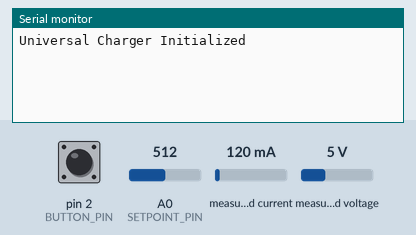
This sketch was run on a simulated Arduino Uno, built with avr-gcc and run on an emulated ATmega328P. Parts: the last lines printed to the serial monitor. Inputs (shaded band) come from the test bench; at power-on: pin 2 (BUTTON_PIN) HIGH, A0 (SETPOINT_PIN) = 512, measured current 120 mA, measured voltage 5 V.

Above: at 1.2 s.
1.3 s: pin 2 (BUTTON_PIN) pulled LOW for 0.15 s
At 1.42 s:
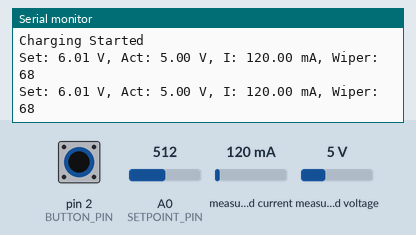
2.9 s: pin 2 (BUTTON_PIN) pulled LOW for 1 s
At 4.1 s:
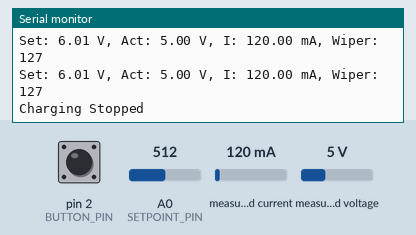
Timing chart, 0 to 5.9 s (numbered marks = the images above; inputs shaded):
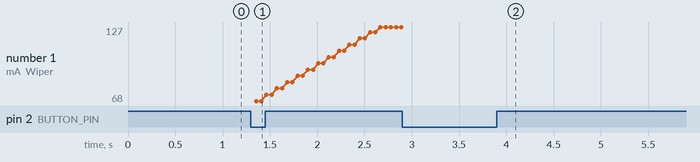

The sketch:

universal_charger.ino
```cpp
#include <SPI.h>
#include <Wire.h>
#include <Adafruit_INA219.h>

// Pin definitions
const int CS_PIN        = 10;   // Chip Select for MCP41010
const int SETPOINT_PIN  = A0;   // 10 kΩ pot for voltage setpoint
const int BUTTON_PIN    = 2;    // Push-button input (INPUT_PULLUP)

// Charger configuration
const float MAX_OUTPUT_V = 12.0;   // Maximum desired output voltage (V)
const int   POT_STEPS    = 127;    // MCP41010 has 0–127 wiper positions
const float Kp           = 5.0;    // Proportional gain for coarse tuning

Adafruit_INA219 ina219;
int    wiperPosition = POT_STEPS / 2;
bool   charging      = false;
unsigned long lastAdjust = 0;

void setup() {
  Serial.begin(115200);
  while (!Serial);

  // SPI setup for digital potentiometer
  pinMode(CS_PIN, OUTPUT);
  digitalWrite(CS_PIN, HIGH);
  SPI.begin();
  SPI.setDataMode(SPI_MODE0);
  SPI.setClockDivider(SPI_CLOCK_DIV4);

  // INA219 high-side sensor
  ina219.begin();
  ina219.setCalibration_32V_2A();

  // Button
  pinMode(BUTTON_PIN, INPUT_PULLUP);

  // Initialize wiper to mid-scale
  setDigitalPot(wiperPosition);
  Serial.println("Universal Charger Initialized");
}

void loop() {
  // Toggle charging on button press
  static bool lastButton = HIGH;
  bool buttonState = digitalRead(BUTTON_PIN);
  if (lastButton == HIGH && buttonState == LOW) {
    charging = !charging;
    Serial.print("Charging ");
    Serial.println(charging ? "Started" : "Stopped");
    delay(50);  // Simple debounce
  }
  lastButton = buttonState;

  if (charging) {
    // Read desired voltage
    float raw = analogRead(SETPOINT_PIN) / 1023.0;
    float setV = raw * MAX_OUTPUT_V;

    // Read actual voltage
    float busV = ina219.getBusVoltage_V();

    // Simple proportional control every 100 ms
    if (millis() - lastAdjust > 100) {
      float error = setV - busV;
      int   delta = round(error * Kp);
      wiperPosition = constrain(wiperPosition + delta, 0, POT_STEPS);
      setDigitalPot(wiperPosition);
      lastAdjust = millis();
    }

    // Telemetry
    float current_mA = ina219.getCurrent_mA();
    Serial.print("Set: "); Serial.print(setV, 2);   Serial.print(" V, ");
    Serial.print("Act: "); Serial.print(busV, 2);   Serial.print(" V, ");
    Serial.print("I: ");   Serial.print(current_mA); Serial.print(" mA, ");
    Serial.print("Wiper: "); Serial.println(wiperPosition);
  }

  delay(50);
}

/**
 * Write a new wiper value to the MCP41010 (volatile only).
 * Command byte: 0b0001_0000 (0x10) for POT0, followed by the data byte.
 */
void setDigitalPot(int value) {
  digitalWrite(CS_PIN, LOW);
  SPI.transfer(0x10);
  SPI.transfer(value & 0x7F);
  digitalWrite(CS_PIN, HIGH);
}
```

Measured:
- after the input at 1.3 s, the serial monitor: prints a new line at once (image 1)
- after the input at 2.9 s, the serial monitor: prints a new line at once (image 2)
